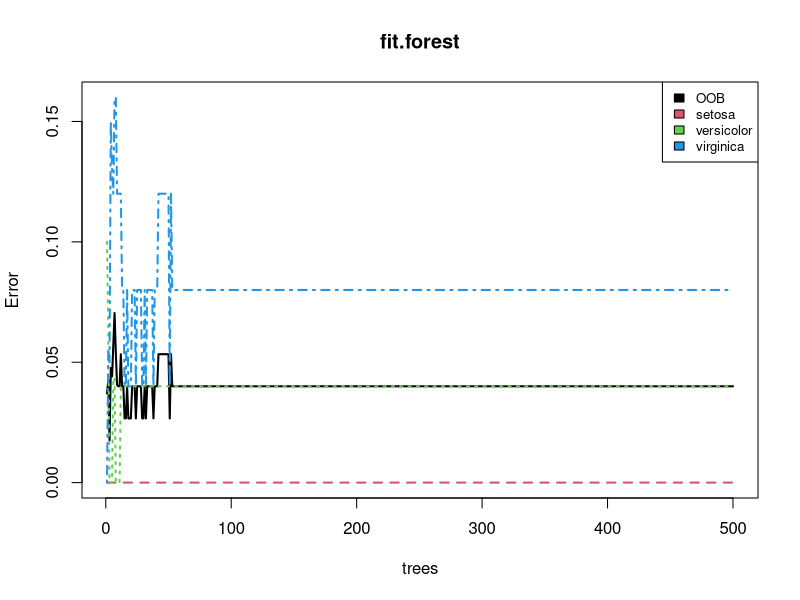

The R source for this figure:
# Using Random Forest
install.packages("randomForest")
library(randomForest)
data(iris)
View(iris)
# Splitting data into training and testing. As the species are in order 
# splitting the data based on species 
iris_setosa<-iris[iris$Species=="setosa",] # 50
iris_versicolor <- iris[iris$Species=="versicolor",] # 50
iris_virginica <- iris[iris$Species=="virginica",] # 50
iris_train <- rbind(iris_setosa[1:25,],iris_versicolor[1:25,],iris_virginica[1:25,])
iris_test <- rbind(iris_setosa[26:50,],iris_versicolor[26:50,],iris_virginica[26:50,])

# Building a random forest model on training data 
fit.forest <- randomForest(Species~.,data=iris_train, na.action=na.roughfix,importance=TRUE)
# Training accuracy 
mean(iris_train$Species==predict(fit.forest,iris_train)) # 100% accuracy 

# Prediction of train data
pred_train <- predict(fit.forest,iris_train)
library(caret)


# Confusion Matrix
confusionMatrix(iris_train$Species, pred_train)


# Predicting test data 
pred_test <- predict(fit.forest,newdata=iris_test)
mean(pred_test==iris_test$Species) # Accuracy = 94.6 % 


# Confusion Matrix 

confusionMatrix(iris_test$Species, pred_test)

# Visualization 
plot(fit.forest,lwd=2)
legend("topright", colnames(fit.forest$err.rate),col=1:4,cex=0.8,fill=1:4)


